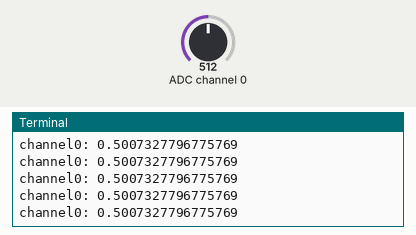
A program run on a simulated Raspberry Pi (BCM pin numbers). On the bench: the last lines printed to the terminal. Inputs (shaded band) come from the test bench; at power-on: ADC channel 0 = 512 (analog values on the 0–1023 scale).

Above: at 1.2 s.
1.3 s: ADC channel 0 set to 716
At 2.2 s:
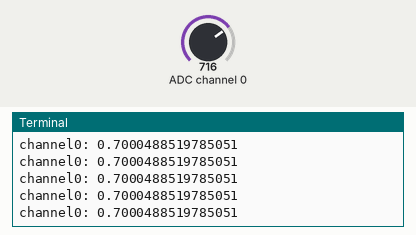
2.8 s: ADC channel 0 set to 900
At 3.6 s:
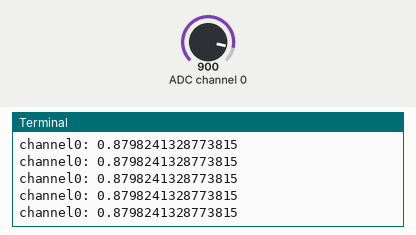
Timing chart, 0 to 5.5 s (numbered marks = the images above; inputs shaded):
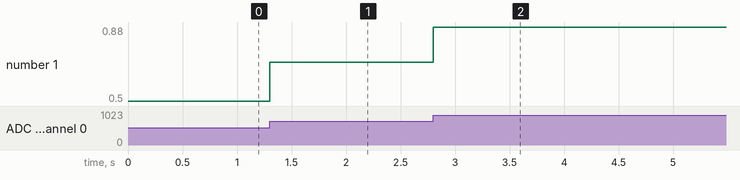

The program:

mcp.py
```python
# !/usr/bin/python3.7
'''
MCP3008 ,可變電阻
'''

from gpiozero import MCP3008

channel0 = MCP3008 (channel=0, max_voltage=5.0)

if __name__ == '__main__':
    while True:
        print('channel0:', channel0.value)
```

Measured:
- after the input at 1.3 s, the terminal: prints a new line at once (image 1)
- after the input at 2.8 s, the terminal: prints a new line at once (image 2)
- plotted number 1: 0.5 → 0.7 after the input at 1.3 s, 0.7 → 0.88 after the input at 2.8 s
